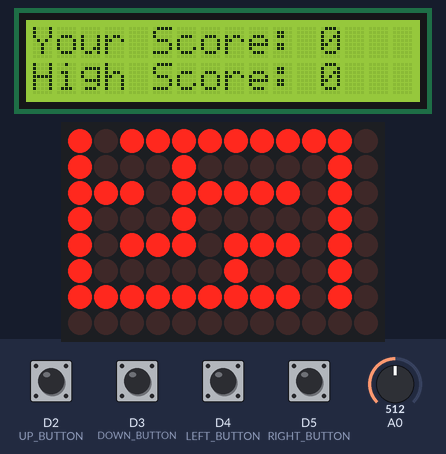
A sketch run on a simulated Arduino Uno R4 WiFi. Parts: 16×2 character LCD, 12×8 LED matrix. The inputs (shaded band) are chosen by the test bench; at power-on: D2 (UP_BUTTON), D3 (DOWN_BUTTON), D4 (LEFT_BUTTON), D5 (RIGHT_BUTTON) LOW, A0 = 512. EEPROM starts erased; what the sketch prints to the serial monitor is not drawn.

Above: at 1.2 s.
1.3 s: D3 (DOWN_BUTTON) pulled HIGH for 0.15 s
At 1.8 s:
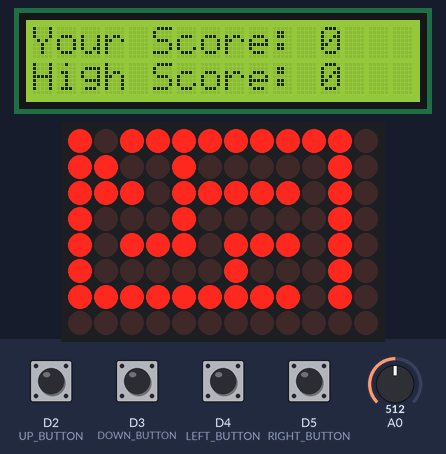
4.4 s: D5 (RIGHT_BUTTON) pulled HIGH for 0.15 s
At 4.9 s:
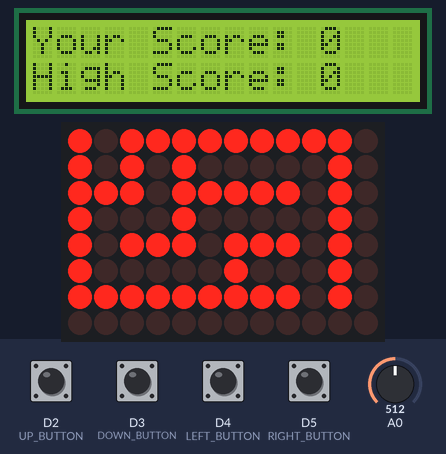
7.5 s: D5 (RIGHT_BUTTON) pulled HIGH for 1 s
At 7.9 s:
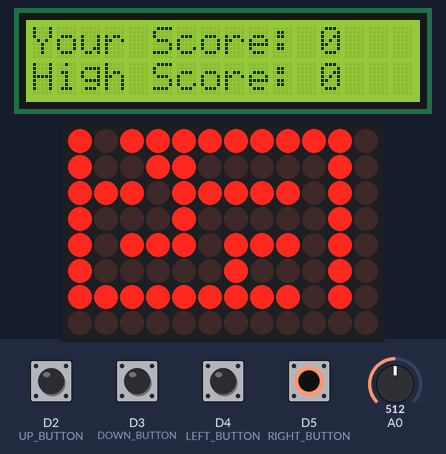
11.5 s: D3 (DOWN_BUTTON) pulled HIGH for 1 s
At 11.9 s:
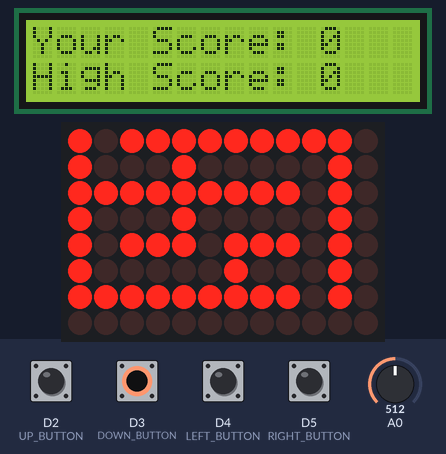
15.5 s: D3 (DOWN_BUTTON) pulled HIGH for 0.15 s
At 15.9 s:
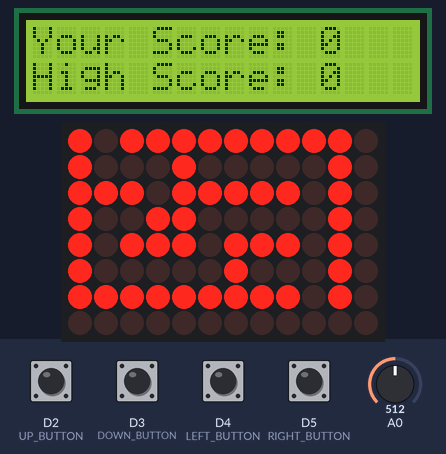
18.6 s: D4 (LEFT_BUTTON) pulled HIGH for 0.15 s
At 19.9 s:
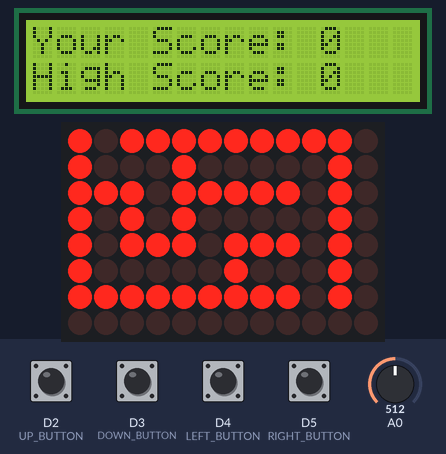
Timing chart, 0 to 21.6 s (numbered marks = the images above; inputs shaded):
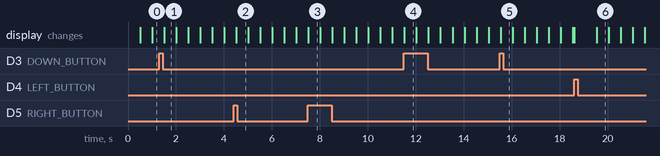

Measured:
- after the input at 1.3 s, the display: changes after 0.20 s (image 1)
- after the input at 4.4 s, the display: changes after 0.11 s (image 2)
- after the input at 7.5 s, the display: changes at once (image 3)
- after the input at 11.5 s, the display: changes at once (image 4)
- after the input at 15.5 s, the display: changes at once (image 5)
- what the display in image 1 shows lasts 0.5 s, from 1.5 s to 2.0 s

The sketch:

MazeGameLCD.ino
```cpp
#undef abs
#include <vector>
#include <random>
#include <algorithm>
#include <string>
#include "ArduinoGraphics.h"
#include "Arduino_LED_Matrix.h"
#include <LiquidCrystal.h>
#include <EEPROM.h>
#define abs(x) ((x)>0?(x):-(x))

#define UP_BUTTON 2
#define DOWN_BUTTON 3
#define LEFT_BUTTON 4
#define RIGHT_BUTTON 5

const int buttonArray[4] = {UP_BUTTON, DOWN_BUTTON, LEFT_BUTTON, RIGHT_BUTTON};

// Define size maze that can fit on the Arduino UNO R4 WiFi LED Matrix
const int ROWS = 3;
const int COLS = 5;

ArduinoLEDMatrix matrix;

struct Cell {
  bool visited = false;
  bool walls[4] = {true, true, true, true}; // N, E, S, W
};

std::vector<std::vector<Cell>> maze;

std::mt19937 gen;

// LiquidCrystal(rs, e, db4, db5, db6, db7);
LiquidCrystal lcd(13, 12, 11, 10, 9, 8);

unsigned long lastTimeButtonStateChanged = 0;
const unsigned long buttonDebounceTime = 100;
byte lastButtonStates[4] = {LOW, LOW, LOW, LOW};

// Player variables
byte playerPosition[2] = {1, 0};
unsigned long lastTimePlayerChanged = 0;
bool playerVisible = false;

// Bitmap frame to be displayed on the 8x12 LED matrix of the arduino UNO R4 WIFI
byte frame[8][12] = {
    { 1, 1, 1, 1, 1, 1, 1, 1, 1, 1, 1, 0 },
    { 1, 1, 1, 1, 1, 1, 1, 1, 1, 1, 1, 0 },
    { 1, 1, 1, 1, 1, 1, 1, 1, 1, 1, 1, 0 },
    { 1, 1, 1, 1, 1, 1, 1, 1, 1, 1, 1, 0 },
    { 1, 1, 1, 1, 1, 1, 1, 1, 1, 1, 1, 0 },
    { 1, 1, 1, 1, 1, 1, 1, 1, 1, 1, 1, 0 },
    { 1, 1, 1, 1, 1, 1, 1, 1, 1, 1, 1, 0 },
    { 0, 0, 0, 0, 0, 0, 0, 0, 0, 0, 0, 0 }
  }; // Initialize 8x12 array with 1s

byte score = 0;
const int highScoreAddr = 0;
byte highScore = 0;


// Text options to display when you escape the maze.
const char* options[] = {
        "    Well Done!    ",
        "    Good Job!    ",
        "    Yaaaaaaay    ",
        "    Splendid    "
    };
// Distribution used to get random indices of the options array
std::uniform_int_distribution<> dis(0, sizeof(options) / sizeof(options[0]) - 1);

// Recursively generates the maze.
void generateMaze(int row, int col) {
  maze[row][col].visited = true;
  std::vector<int> directions = {0, 1, 2, 3}; // N, E, S, W
  std::shuffle(directions.begin(), directions.end(), gen);

  for (int dir : directions) {
    int newRow = row;
    int newCol = col;

    switch (dir) {
      case 0: // North
        if (row > 0 && !maze[row - 1][col].visited) {
          newRow--;
          maze[row][col].walls[0] = false;
          maze[newRow][col].walls[2] = false;
        } else {continue;}
        break;
      case 1: // East
        if (col < COLS - 1 && !maze[row][col + 1].visited) {
          newCol++;
          maze[row][col].walls[1] = false;
          maze[row][newCol].walls[3] = false;
        } else {continue;}
        break;
      case 2: // South
        if (row < ROWS - 1 && !maze[row + 1][col].visited) {
          newRow++;
          maze[row][col].walls[2] = false;
          maze[newRow][col].walls[0] = false;
        } else {continue;}
        break;
      case 3: // West
        if (col > 0 && !maze[row][col - 1].visited) {
          newCol--;
          maze[row][col].walls[3] = false;
          maze[row][newCol].walls[1] = false;
        } else {continue;}
        break;
    }
    generateMaze(newRow, newCol);
  }
}

// Prints the maze to the Serial Monitor
void printMaze() {
  Serial.println("Maze:");
  for (int row = 0; row < ROWS; ++row) {
    for (int col = 0; col < COLS; ++col) {
      Serial.print("+");
      Serial.print(maze[row][col].walls[0] ? "---" : "   "); // North wall
    }
    Serial.println("+"); // Rightmost +
    for (int col = 0; col < COLS; ++col) {
      Serial.print(maze[row][col].walls[3] ? "|" : " "); // West wall
      Serial.print("   "); // Cell content (empty for now)
    }
    Serial.println("|"); // Rightmost wall
  }
  for (int col = 0; col < COLS; ++col) {
    if (col == COLS - 1 && !maze[ROWS - 1][COLS - 1].walls[2]) {
      Serial.print("+   "); // No south wall for the bottom-right cell
    } else {
      Serial.print("+---");
    }
  }
  Serial.println("+");
}

// Sets the frame back to its default state
void resetFrame() {
  for (int i = 0; i < 8; i++){
    for (int j = 0; j < 12; j++){
      if (i == 7 or j == 11) {frame[i][j] = 0;}
      else {frame[i][j] = 1;}
    }
  }
}

// Defaults the frame and refills it in using the generated maze, to be displayed as a bitmap on the LED matrix.
void displayMaze(bool print) {
  resetFrame();
  for (int row = 0; row < 2 * ROWS + 1; ++row) {
    for (int col = 0; col < 2 * COLS + 1; ++col) {
      if (row % 2 == 0 and row / 2 < ROWS and col % 2 == 1) {
        frame[row][col] = maze[row / 2][(col - 1) / 2].walls[0];
      }
      if (row / 2 == ROWS and col % 2 == 1) {
        frame[row][col] = maze[(row / 2) - 1][(col - 1) / 2].walls[2];
      }
      if (row % 2 == 1) {
        if (col % 2 == 0 and col / 2 < COLS) {
          frame[row][col] = maze[(row - 1) / 2][col / 2].walls[3];
        }
        if (col / 2 == COLS) {
          frame[row][col] = maze[(row - 1) / 2][(col / 2) - 1].walls[1];
        }
        if (col % 2 == 1){
          frame[row][col] = 0;
        }
      }
    }
  }
  if (print) {
    for (int row = 0; row < 8; row++){
      for (int col = 0; col < 12; col++) {
        Serial.print(frame[row][col]);
      }
      Serial.println("");
    }
  }

  matrix.renderBitmap(frame, 8, 12); // Display bitmap
}

// Display the player on the LED matrix
void showPlayer() {
  frame[playerPosition[1]][playerPosition[0]] = 1;
  matrix.renderBitmap(frame, 8, 12);
}

// Hide the player from the LED matrix
void hidePlayer() {
  frame[playerPosition[1]][playerPosition[0]] = 0;
  matrix.renderBitmap(frame, 8, 12);
}

// Prints the frame to the Serial Monitor
void printFrame() {
  for (int i = 0; i < 8; i++) {
    for (int j = 0; j < 12; j++) {
      Serial.print(frame[i][j]);
    }
    Serial.println("");
  }
}

// Displays a single digit number on the 7-segment display
void displayScore(byte highScore, byte score) {
  lcd.clear();
  lcd.print("Your Score: ");
  lcd.print(score);
  lcd.setCursor(0,1); // Move cursor to the 2nd row
  lcd.print("High Score: ");
  lcd.print(highScore);
}

// Displays a randomly chosen scrolling text on the LED matrix from the array of options.
void scrollText() {
  matrix.beginDraw();

  matrix.stroke(0xFFFFFFFF);
  matrix.textScrollSpeed(40);

  // add the text
  int randomIndex = dis(gen);
  matrix.textFont(Font_5x7);
  matrix.beginText(0, 1, 0xFFFFFF);
  matrix.println(options[randomIndex]);
  matrix.endText(SCROLL_LEFT);

  matrix.endDraw();
}

void setup() {
  Serial.begin(9600);
  Serial.flush();
  lcd.begin(16,2);
  matrix.begin();
  maze.assign(ROWS, std::vector<Cell>(COLS));
  randomSeed(analogRead(0));
  gen.seed(analogRead(0));
  // Generate maze and make starting and ending holes.
  generateMaze(0, 0);
  maze[0][0].walls[0] = false;
  maze[ROWS-1][COLS-1].walls[2] = false;

  // Set pinmodes on the control buttons
  pinMode(UP_BUTTON, INPUT);
  pinMode(DOWN_BUTTON, INPUT);
  pinMode(LEFT_BUTTON, INPUT);
  pinMode(RIGHT_BUTTON, INPUT);


  highScore = EEPROM.read(highScoreAddr);
  Serial.println("Saved Highscore");
  Serial.print(highScore);
  Serial.println("");
  // If highest score has been reached or never been saved then write 0 as highscore
  if (highScore == 255) {
    EEPROM.write(highScoreAddr, 0);
    highScore = 0;
  }

  // Display initial score of 0 and saved highscore.
  displayScore(highScore, score);

  // Print the maze to the Serial Monitor
  printMaze();
  displayMaze(false);
  Serial.println("");
  printFrame();
}

void loop() {
  // Handle blinking the player.
  if (millis() - lastTimePlayerChanged > 500) {
    if (playerVisible) {
      hidePlayer();
    }
    else {
      showPlayer();
    }
    playerVisible = !playerVisible;
    lastTimePlayerChanged = millis();
  }

  if (millis() - lastTimeButtonStateChanged > buttonDebounceTime) {
    for (int i = 0; i < 4; i++) {
      byte buttonState = digitalRead(buttonArray[i]);
      if (buttonState == lastButtonStates[i]) {continue;}
      lastTimeButtonStateChanged = millis();
      lastButtonStates[i] = buttonState;
      if (buttonState == HIGH) {
        if (buttonArray[i] == DOWN_BUTTON and playerPosition[1] < 7 and !frame[playerPosition[1]+1][playerPosition[0]]) { // Pressed down button and not on the bottom of the maze and the next position down is a 0.
          hidePlayer();
          playerPosition[1]++;
        }
        else if (buttonArray[i] == UP_BUTTON and playerPosition[1] > 0 and !frame[playerPosition[1]-1][playerPosition[0]]) { // Pressed up button and not on the top of the maze and the next position up is a 0.
          hidePlayer();
          playerPosition[1]--;
        }
        else if (buttonArray[i] == LEFT_BUTTON and playerPosition[0] > 0 and !frame[playerPosition[1]][playerPosition[0]-1]) { // Pressed left button and not on the left of the maze and the next position left is a 0.
          hidePlayer();
          playerPosition[0]--;
        }
        else if (buttonArray[i] == RIGHT_BUTTON and playerPosition[0] < 11 and !frame[playerPosition[1]][playerPosition[0]+1]) { // Pressed right button and not on the right of the maze and the next position right is a 0.
          hidePlayer();
          playerPosition[0]++;
        }
        if (playerPosition[0] == 11 or playerPosition[1] == 7) { // Player escaped the maze
          score = (score + 1) % 255;
          Serial.println("YOU WIN!");
          Serial.print("Current Score: ");
          Serial.print(score);
          Serial.println("");
          if (score > highScore) {
            highScore = score;
            EEPROM.write(highScoreAddr, highScore);
            delay(50);
            Serial.println("New High Score: ");
            Serial.print(highScore);
            Serial.println("");
          }
          // Show the score on the 7-Seg display.
          displayScore(highScore, score);
          scrollText();
          // Generate new maze
          maze.assign(ROWS, std::vector<Cell>(COLS));
          generateMaze(0, 0);
          maze[0][0].walls[0] = false;
          maze[ROWS-1][COLS-1].walls[2] = false;
          playerPosition[0] = 1;
          playerPosition[1] = 0;
          displayMaze(false);
        }
      }
    }
  }
}
```
